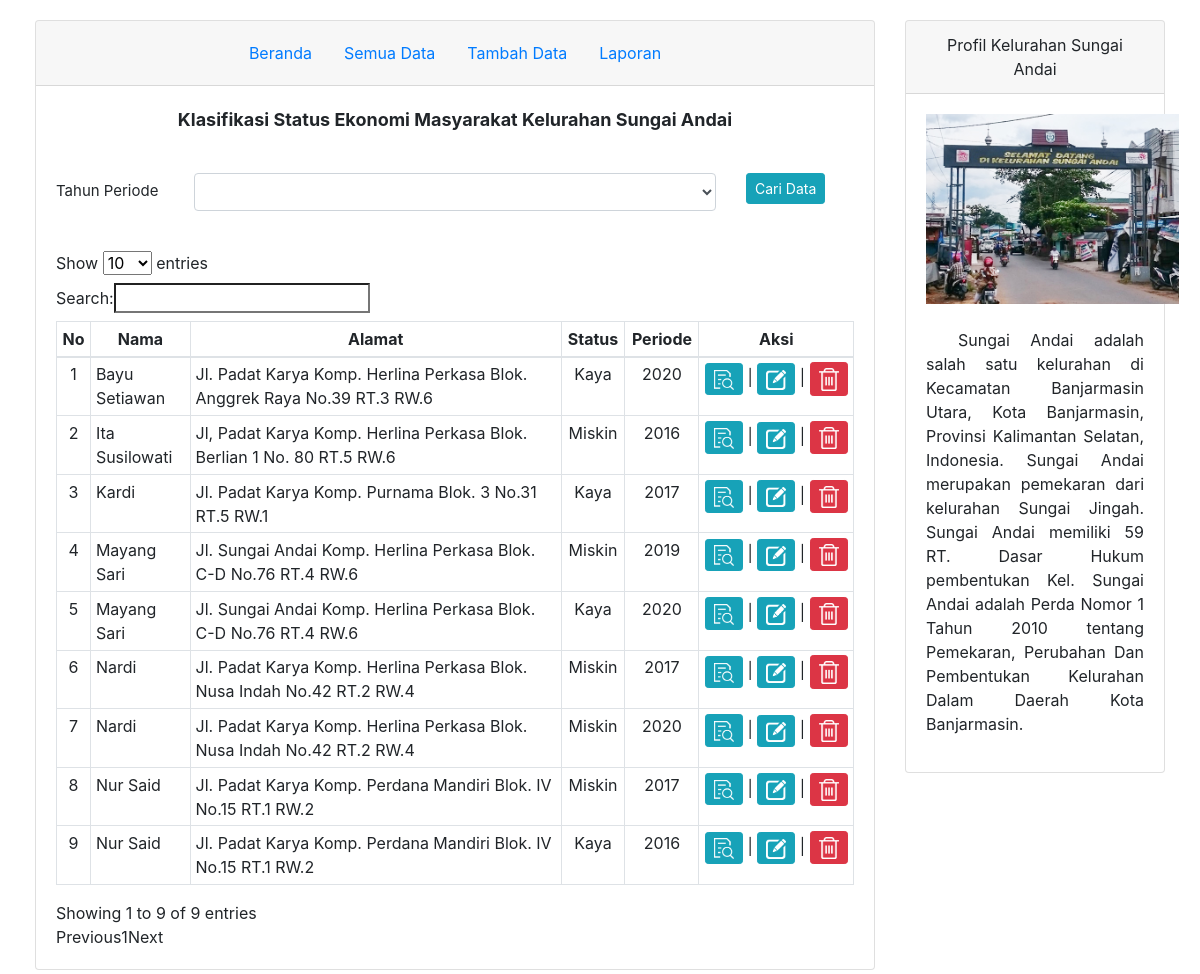
Screenshot of /view/data_penduduk.php with the database file from the repository.
### tables this page shows
CREATE TABLE `tb_klasifikasi` (
  `id_klasifikasi` int(11) NOT NULL,
  `pendapatan` smallint(3) NOT NULL,
  `asset` smallint(3) NOT NULL,
  `pengeluaran` smallint(3) NOT NULL,
  `status` varchar(6) NOT NULL,
  `periode` varchar(4) NOT NULL,
  `kk` char(16) NOT NULL
);

CREATE TABLE `tb_penduduk` (
  `kk` char(16) NOT NULL,
  `nama` varchar(25) NOT NULL,
  `tanggal_lahir` date NOT NULL,
  `tempat_lahir` varchar(20) NOT NULL,
  `jenkel` varchar(11) NOT NULL,
  `agama` varchar(10) NOT NULL,
  `alamat` varchar(100) NOT NULL,
  `pekerjaan` varchar(20) NOT NULL
);

### view/data_penduduk.php (the view, shortened to what this page needs)
<?php
	include '../koneksi.php';
?>
<!DOCTYPE html>
<html>
<head>
	<link rel="stylesheet" href="https://stackpath.bootstrapcdn.com/bootstrap/4.4.1/css/bootstrap.min.css">
</head>
<body>
	<div class="container-fluid">
		<div class="row">
		    <div class="col-9">
		    	<div class="card">
		    		<div class="card-header">
						<ul class="nav justify-content-center">
						  <li class="nav-item">
						    <a class="nav-link active" href="../index.php">Beranda</a>
						  </li>
						  <li class="nav-item">
						    <a class="nav-link" href="data_penduduk.php">Semua Data</a>
						  </li>
						  <li class="nav-item">
						    <a class="nav-link" href="tambah_data.php">Tambah Data</a>
						  </li>
						  <li class="nav-item">
						    <a class="nav-link" href="laporan.php">Laporan</a>
						  </li>
						</ul>
		    		</div>
		    		<div class="card-body " >
		    			<p align="center" style="font-size: 18px;"><b>Klasifikasi Status Ekonomi Masyarakat Kelurahan Sungai Andai</b></p>
		    			<br>
		    			<form action="" method="post">
		    				<div class="form-group row" style="font-size: 15px;">
							    <label for="colFormLabel" class="col-sm-2 col-form-label">Tahun Periode</label>
							    <div class="col-sm-8">
							    	<SELECT name="periode" class="form-control">
										<option value=”> </option>
										<option value="2016">2016</option>
									</SELECT>
							    </div>
							    <div class="col-sm-2">
							    	<input type="submit" class="btn btn-info btn-sm" value="Cari Data" name="search"/>
							    </div>
							</div>
		    			</form>
		    			<br>
					    <?php
					    if(isset($_POST['search'])){
					        $periode = $_POST['periode'];
							$query = mysqli_query($kon, "SELECT  * FROM tb_penduduk as a, tb_klasifikasi as b WHERE b.periode='$periode' AND a.kk=b.kk order by a.nama asc");
							if(mysqli_num_rows($query) > 0){?>
					        <br>
					        <div class="table-responsive-sm">
					        	<table class="table table-sm table-bordered">
									<thead align="center">
										<tr>
											<th scope="col">No</th>
											<th scope="col">Nama</th>
											<th scope="col">Alamat</th>
											<th scope="col">Status</th>
											<th scope="col">Periode</th>
											<th scope="col" width="20%">Aksi</th>
										</tr>
									</thead>
									<tbody align="center">
										<?php
										$no=1;
										while($semua_data = mysqli_fetch_array($query))
										{
											echo "<tr>";
											echo "<td scope='row'>" .$no++."</td>";
											echo "<td scope='row'>" .$semua_data['nama']."</td>";
											echo "<td scope='row'>" .$semua_data['alamat']."</td>";
											echo "<td scope='row'>" .$semua_data['status']."</td>";
											echo "<td scope='row'>" .$semua_data['periode']."</td>";
											echo "<td scope='row'>";
											echo "<a href='detail_penduduk.php?id=".$semua_data['id_klasifikasi']."' class='btn btn-info btn-sm'><img src='../gambar/see.png' width='20px'></a> | ";
											echo "<a href='edit.php?id=".$semua_data['id_klasifikasi']."' class='btn btn-info btn-sm'><img src='../gambar/edit.png' width='20px'></a> | ";
											echo "<a href=\"hapus.php?id=".$semua_data['id_klasifikasi']."\"
												onClick =\"return confirm('Hapus Data');\"
												 class='btn btn-danger btn-sm'><img src='../gambar/delete.png' width='20px'></a>";
											echo "</td>";
										}
										?>
									</tbody>
								</table>
							</div>
							<?php
					        }else{
					            echo "<br><center><h5>Data Belum Ada</h5></center>";
					        }
					    } else {?>
						<div class="table-responsive">
							<table class="table table-sm table-bordered" id="example" width="100%">
								<thead align="center">
									<tr>
										<th scope="col">No</th>
										<th scope="col">Nama</th>
										<th scope="col">Alamat</th>
										<th scope="col">Status</th>
										<th scope="col">Periode</th>
										<th scope="col" width="20%">Aksi</th>
									</tr>
								</thead>
								<tbody>
									<?php
									$query2 = mysqli_query($kon, "SELECT  * FROM tb_penduduk as a, tb_klasifikasi as b WHERE  a.kk=b.kk order by a.nama asc");
									$no=1;
									while($semua_data = mysqli_fetch_array($query2))
									{
										echo "<tr>";
										echo "<td scope='row' align='center'>" .$no++."</td>";
										echo "<td scope='row'>" .$semua_data['nama']."</td>";
										echo "<td scope='row'>" .$semua_data['alamat']."</td>";
										echo "<td scope='row' align='center'>" .$semua_data['status']."</td>";
										echo "<td scope='row' align='center'>" .$semua_data['periode']."</td>";
										echo "<td scope='row' align='center'>";
										echo "<a href='detail_penduduk.php?id=".$semua_data['id_klasifikasi']."' class='btn btn-info btn-sm'><img src='../gambar/see.png' width='20px'></a> | ";
										echo "<a href='edit.php?id=".$semua_data['id_klasifikasi']."' class='btn btn-info btn-sm'><img src='../gambar/edit.png' width='20px'></a> | ";
										echo "<a href=\"hapus.php?id=".$semua_data['id_klasifikasi']."\"
												onClick =\"return confirm('Hapus Data');\"
												 class='btn btn-danger btn-sm'><img src='../gambar/delete.png' width='20px'></a>";
										echo "</td>";
									}
									?>
								</tbody>
							</table>
						</div>
		    			<?php } ?>
					</div>
				</div>
			</div>
			<div class="col-3">
				<div class="card" align="center">
				    <div class="card-header">
				    	Profil Kelurahan Sungai Andai
				    </div>
				    <div class="card-body" style="height: 100%;">
				    	<img src="../gambar/sundai.jpg" style="max-height: 190px;"><br><br>
				    	<p align="justify" style="text-indent: 2em;">
				    	Sungai Andai adalah salah satu kelurahan di Kecamatan Banjarmasin Utara, Kota Banjarmasin, Provinsi Kalimantan Selatan, Indonesia. Sungai Andai merupakan pemekaran dari kelurahan Sungai Jingah. Sungai Andai memiliki 59 RT. Dasar Hukum pembentukan Kel. Sungai Andai adalah Perda Nomor 1 Tahun 2010 tentang Pemekaran, Perubahan Dan Pembentukan Kelurahan Dalam Daerah Kota Banjarmasin.
				    	</p>
				    </div>
				</div>
			</div>
		</div>
	</div>
</body>
</html>

### view/data_penduduk.php (style rules this page uses)
body { padding: 20px; }

### rows the page displays
tb_klasifikasi: kk.nama "Bayu Setiawan", kk.alamat "Jl. Padat Karya Komp. Herlina Perkasa Blok. Anggrek Raya No.39 RT.3 RW.6", status "Kaya", periode "2020"
tb_klasifikasi: kk.nama "Ita Susilowati", kk.alamat "Jl, Padat Karya Komp. Herlina Perkasa Blok. Berlian 1 No. 80 RT.5 RW.6", status "Miskin", periode "2016"
tb_klasifikasi: kk.nama "Kardi", kk.alamat "Jl. Padat Karya Komp. Purnama Blok. 3 No.31 RT.5 RW.1", status "Kaya", periode "2017"
tb_klasifikasi: kk.nama "Mayang Sari", kk.alamat "Jl. Sungai Andai Komp. Herlina Perkasa Blok. C-D No.76 RT.4 RW.6", status "Miskin", periode "2019"
tb_klasifikasi: kk.nama "Mayang Sari", kk.alamat "Jl. Sungai Andai Komp. Herlina Perkasa Blok. C-D No.76 RT.4 RW.6", status "Kaya", periode "2020"
tb_klasifikasi: kk.nama "Nardi", kk.alamat "Jl. Padat Karya Komp. Herlina Perkasa Blok. Nusa Indah No.42 RT.2 RW.4", status "Miskin", periode "2017"
tb_klasifikasi: kk.nama "Nardi", kk.alamat "Jl. Padat Karya Komp. Herlina Perkasa Blok. Nusa Indah No.42 RT.2 RW.4", status "Miskin", periode "2020"
tb_klasifikasi: kk.nama "Nur Said", kk.alamat "Jl. Padat Karya Komp. Perdana Mandiri Blok. IV No.15 RT.1 RW.2", status "Miskin", periode "2017"
tb_klasifikasi: kk.nama "Nur Said", kk.alamat "Jl. Padat Karya Komp. Perdana Mandiri Blok. IV No.15 RT.1 RW.2", status "Kaya", periode "2016"
